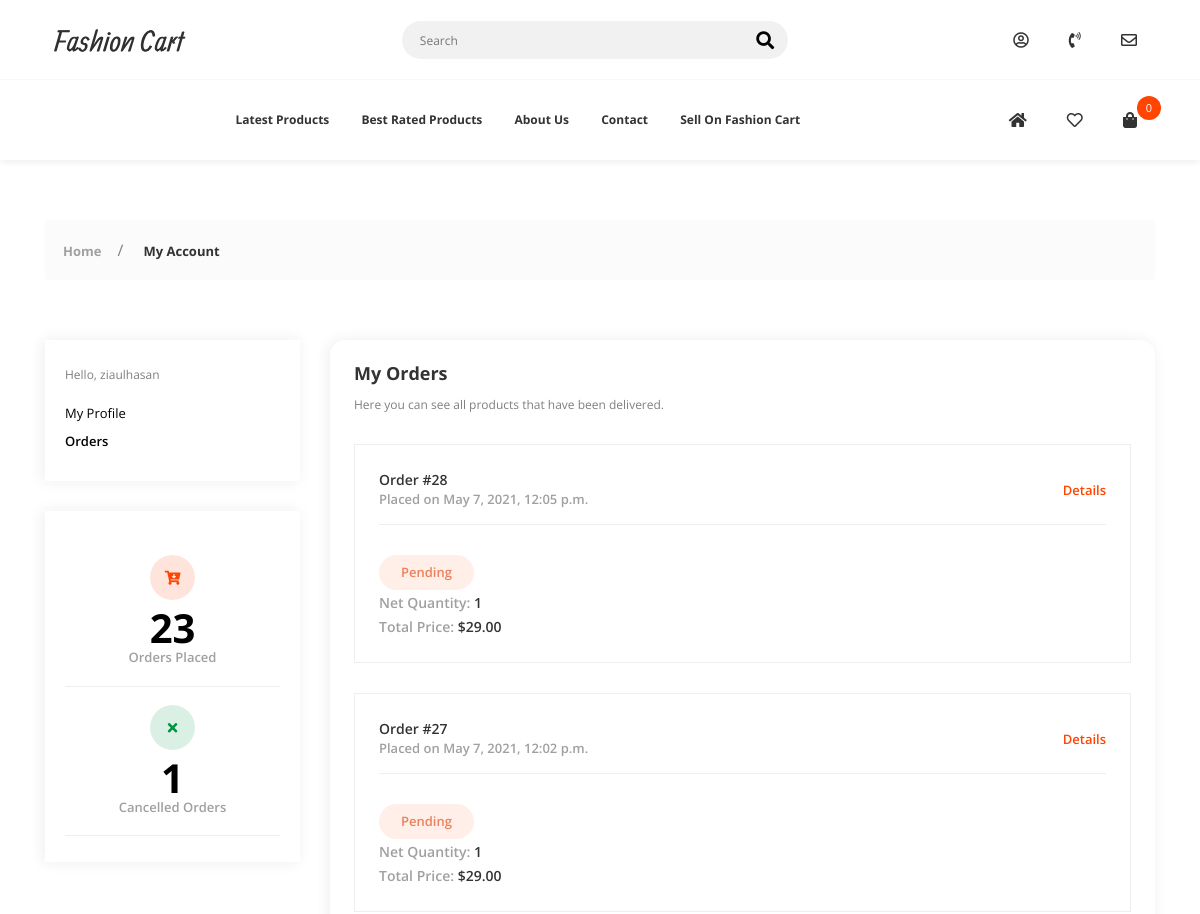
Before: /account/orders (signed in, upper part) with the older database file.
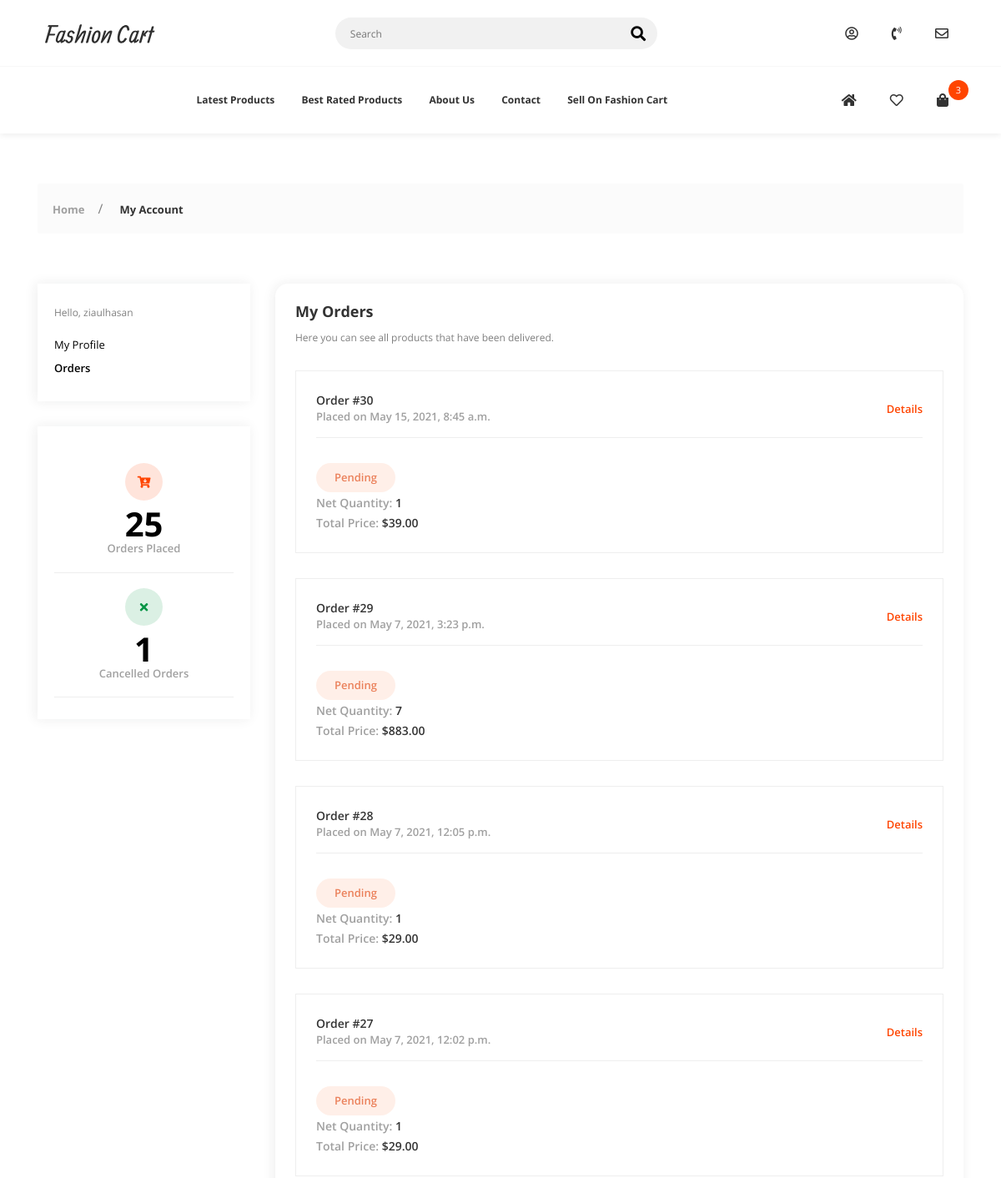
After: the same page with the newer database file.
### core/models/order.py (models this page shows, shortened)
class Order(models.Model):
    customer: Customer = models.ForeignKey(Customer, on_delete=models.CASCADE)
    date_ordered: datetime = models.DateTimeField(null=True, blank=True)
    date_delivered: datetime = models.DateTimeField(null=True, blank=True)
    cancellion_reason: str = models.CharField(max_length=500, null=True, blank=True)
    status = models.IntegerField(default=OrderStatusChoices.NOT_ORDERED, choices=OrderStatusChoices.choices)
    shipping = models.OneToOneField(ShippingAndBilling, on_delete=models.CASCADE, null=True, blank=True, related_name="orders")
    def get_status(self) -> str:
        for item in OrderStatusChoices.choices:
            if item[0] == self.status:
                return item[1]
    @property
    def items_count(self):
        count = 0
        for item in self.order_items.all():
            assert isinstance(item, OrderItem)
            count += item.quantity
        return count
    @property
    def total_price(self) -> float:
        total = 0;
        for item in self.order_items.all().select_related("product"):
            total += item.get_net_price()
        return total
    def get_items(self):
        return self.order_items.all().select_related("product")

class OrderItem(models.Model):
    order: Order = models.ForeignKey(Order, on_delete=models.CASCADE, related_name="order_items", null=True);
    product: Product = models.ForeignKey(Product, on_delete=models.CASCADE, related_name="order_items")
    quantity: int = models.IntegerField(default=1)
    def get_net_price(self) -> float:
        return self.product.get_price() * self.quantity

### core/models/customer.py (models this page shows, shortened)
class Customer(models.Model):
    user: User = models.OneToOneField(User, on_delete=models.CASCADE)
    def get_placed_order_count(self) -> int:
        return self.order_set.filter(date_ordered__isnull=False).count()
    def get_cancelled_order_count(self) -> int:
        return self.order_set.filter(status=OrderStatusChoices.CANCELLED).count()

### core/models/product.py (models this page shows, shortened)
class Product(models.Model):
    title = models.CharField(max_length=500)
    summary = models.TextField(max_length=1000)
    description = RichTextUploadingField(null=True, blank=True)
    thumbnail = models.ImageField(upload_to="product_thumbnails/")
    price = models.DecimalField(max_digits=12, decimal_places=2)
    discount_price = models.DecimalField(max_digits=12, decimal_places=2, null=True, blank=True)
    timestamp = models.DateTimeField(auto_now_add=True)
    categories = models.ManyToManyField(Category, related_name="products", blank=True)
    for_gender = models.CharField(max_length=10, choices=gender_choices, default="men")
    sold = models.IntegerField(default=0)
    url = models.SlugField(unique=True, null=True, blank=True)
    def get_price(self) -> float:
        if self.discount_price:
            return self.discount_price
        return self.price

### decorators/authorization.py (the view)
    def wrapper(request: HttpRequest, *args, **kwargs) -> HttpResponse:
        if request.user.is_authenticated:
            return func(request, *args, **kwargs)
        else:
            return redirect(reverse("accounts:login") + f"?returnurl={request.path}")

### accounts/views.py (called while the page is built)
@only_authorized
def orders(request: HttpRequest) -> HttpResponse:
    context: Dict[str, object] = dict()
    context["orders"] = Order.objects.filter(date_ordered__isnull=False).order_by("-date_ordered")
    return render(request, "accounts/orders.html", context)

### midllewares/cart.py (called while the page is built)
    def __call__(self, request: HttpRequest):
        if request.user.is_authenticated:
            order, created = Order.objects.get_or_create(
                customer=request.user.customer, date_ordered__isnull=True)
            request.cart = order
        response = self.get_response(request)
        return response

### templates/accounts/orders.html (shortened to what the changed rows need)
<!DOCTYPE html>
<html class="no-js" lang="en">
<head>
    <link rel="stylesheet" href="/static/css/vendor.css">
    <link rel="stylesheet" href="/static/css/utility.css">
    <link rel="stylesheet" href="/static/css/app.css">
</head>
<body class="config">
    <div id="app">
        <header class="header--style-1 header--box-shadow">
            {% include 'components/secondary-nav-2.html' %}
        </header>
        <div class="app-content">
            <div class="u-s-p-b-60">
                <div class="section__content">
                    <div class="dash">
                        <div class="container">
                            <div class="row">
                                {% include 'components/dashboard_menu.html' %}
                                <div class="col-lg-9 col-md-12">
                                    <div class="dash__box dash__box--shadow dash__box--radius dash__box--bg-white u-s-m-b-30">
                                        <div class="dash__pad-2">
                                            <h1 class="dash__h1 u-s-m-b-14">My Orders</h1>
                                            <div class="m-order__list">
                                                {% for order in orders %}
                                                <div class="m-order__get">
                                                    <div class="manage-o__header u-s-m-b-30">
                                                        <div class="dash-l-r">
                                                            <div>
                                                                <div class="manage-o__text-2 u-c-secondary">Order #{{ order.id }}</div>
                                                                <div class="manage-o__text u-c-silver">Placed on {{ order.date_ordered }}</div>
                                                            </div>
                                                            <div>
                                                                <div class="dash__link dash__link--brand">
                                                                    <a href="{% url 'accounts:order-detail' order.id %}">Details</a></div>
                                                            </div>
                                                        </div>
                                                    </div>
                                                    <div class="manage-o__description">
                                                        <div class="description__info-wrap">
                                                            <div>
                                                                {% if order.status == 3 %}
                                                                <span class="manage-o__badge badge--shipped">{{ order.get_status }}</span>
                                                                {% elif order.status == 2 %}
                                                                <span class="manage-o__badge badge--processing">{{ order.get_status }}</span>
                                                                {% elif order.status == 1 %}
                                                                <span class="manage-o__badge badge--pending">{{ order.get_status }}</span>
                                                                {% else %}
                                                                <span class="manage-o__badge badge--delivered">{{ order.get_status }}</span>
                                                                {% endif %}
                                                            </div>
                                                            <div>
                                                                <span class="manage-o__text-2 u-c-silver">Net Quantity:
                                                                    <span class="manage-o__text-2 u-c-secondary">{{ order.items_count }}</span>
                                                                </span>
                                                            </div>
                                                            <div>
                                                                <span class="manage-o__text-2 u-c-silver">Total Price:
                                                                    <span class="manage-o__text-2 u-c-secondary">${{ order.total_price }}</span></span></div>
                                                        </div>
                                                    </div>
                                                </div>
                                                {% endfor %}
                                            </div>
                                        </div>
                                    </div>
                                </div>
                            </div>
                        </div>
                    </div>
                </div>
            </div>
        </div>
    </div>
</body>
</html>

### templates/components/secondary-nav-2.html (shortened to what this page needs)
<nav class="secondary-nav-wrapper">
    <div class="container">
        <div class="secondary-nav">
            <div class="menu-init" id="navigation2">
                <div class="ah-lg-mode">
                    <ul class="ah-list ah-list--design2 ah-list--link-color-secondary">
                        <li>
                            <a href="{% url 'core:products' %}?order_by=-timestamp">Latest Products</a>
                        </li>
                        <li>
                            <a href="{% url 'core:products' %}?order_by=-rating">Best Rated Products</a>
                        </li>
                        <li>
                            <a href="{% url 'core:about' %}">About Us</a>
                        </li>
                        <li>
                            <a href="{% url 'core:contact' %}">Contact</a>
                        </li>
                        <li>
                            <a href="{% url 'core:sell-on-fashion-cart' %}">Sell On Fashion Cart</a>
                        </li>
                    </ul>
                </div>
            </div>
            <div class="menu-init" id="navigation3">
                <div class="ah-lg-mode">
                    <ul class="ah-list ah-list--design1 ah-list--link-color-secondary">
                        <li>
                            <a href="{% url 'core:index' %}"><i class="fas fa-home"></i></a>
                        </li>
                        {% if request.user.is_authenticated %}
                        <li>
                            <a href="wishlist.html"><i class="far fa-heart"></i>
                            </a>
                        </li>
                        {% if request.path != "/cart" %}
                        <li class="has-dropdown">
                                <a class="mini-cart-shop-link" href="{% url 'core:cart' %}?returnurl={{ request.path }}"><i
                                        class="fas fa-shopping-bag"></i>
                                    <span class="total-item-round">{{ request.cart.items_count }}</span>
                                </a>
                        </li>
                        {% endif %}
                        {% endif %}
                    </ul>
                </div>
            </div>
        </div>
    </div>
</nav>

### templates/components/dashboard_menu.html (shortened to what this page needs)
<div class="col-lg-3 col-md-12">
    <div class="dash__box dash__box--bg-white dash__box--shadow u-s-m-b-30">
        <div class="dash__pad-1">
            <span class="dash__text u-s-m-b-16">Hello, {{ request.user.username }}</span>
            <ul class="dash__f-list">
                <li>
                    {% url 'accounts:profile' as profile %}
                    {% url 'accounts:orders' as orders %}
                    <a
                    href="{{ profile }}">My Profile</a>
                </li>
                <li>
                    <a
                    {% if request.path == orders %}
                        class="dash-active"
                    {% endif %}
                    href="{{ orders }}">Orders</a>
                </li>
            </ul>
        </div>
    </div>
    <div class="dash__box dash__box--bg-white dash__box--shadow dash__box--w">
        <div class="dash__pad-1">
            <ul class="dash__w-list">
                <li>
                    <div class="dash__w-wrap">
                        <span class="dash__w-icon dash__w-icon-style-1"><i class="fas fa-cart-arrow-down"></i></span>
                        <span class="dash__w-text">{{ request.user.customer.get_placed_order_count }}</span>
                        <span class="dash__w-name">Orders Placed</span>
                    </div>
                </li>
                <li>
                    <div class="dash__w-wrap">
                        <span class="dash__w-icon dash__w-icon-style-2"><i class="fas fa-times"></i></span>
                        <span class="dash__w-text">{{ request.user.customer.get_cancelled_order_count }}</span>
                        <span class="dash__w-name">Cancelled Orders</span>
                    </div>
                </li>
            </ul>
        </div>
    </div>
</div>

Changed rows visible on the page:
added Order: cart.items_count "3"
added Order: id "30", date_ordered "May 15, 2021, 8:45 a.m.", get_status "Pending", items_count "1", total_price "39.00"
now on one of the page's lists (row edited): Order: id "29", date_ordered "May 7, 2021, 3:23 p.m.", get_status "Pending", items_count "7", total_price "883.00"
Other visible differences:
{{ request.user.customer.get_placed_order_count }}: "23" → "25"
{{ request.cart.items_count }}: "0" → "3"
